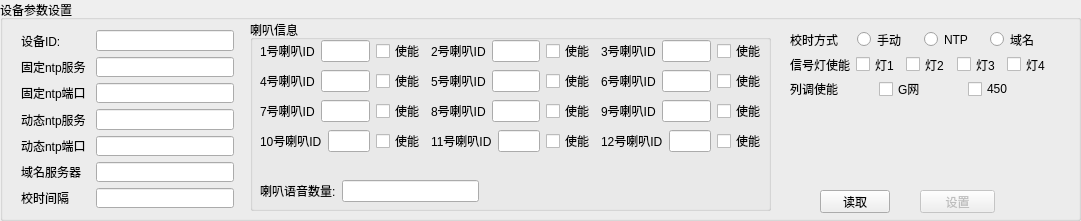
       <widget class="QGroupBox" name="groupBox_5">
        <property name="geometry">
         <rect>
          <x>6</x>
          <y>250</y>
          <width>1081</width>
          <height>221</height>
         </rect>
        </property>
        <property name="title">
         <string>设备参数设置</string>
        </property>
        <widget class="QPushButton" name="set_param_btn">
         <property name="enabled">
          <bool>false</bool>
         </property>
         <property name="geometry">
          <rect>
           <x>920</x>
           <y>190</y>
           <width>75</width>
           <height>23</height>
          </rect>
         </property>
         <property name="text">
          <string>设置</string>
         </property>
         <property name="checkable">
          <bool>false</bool>
         </property>
        </widget>
        <widget class="QPushButton" name="get_device_param_btn">
         <property name="geometry">
          <rect>
           <x>820</x>
           <y>190</y>
           <width>70</width>
           <height>23</height>
          </rect>
         </property>
         <property name="text">
          <string>读取</string>
         </property>
        </widget>
        <widget class="QWidget" name="layoutWidget">
         <property name="geometry">
          <rect>
           <x>21</x>
           <y>30</y>
           <width>213</width>
           <height>178</height>
          </rect>
         </property>
         <layout class="QGridLayout" name="gridLayout">
          <item row="1" column="0">
           <widget class="QLabel" name="label_16">
            <property name="text">
             <string>固定ntp服务</string>
            </property>
           </widget>
          </item>
          <item row="1" column="1" colspan="2">
           <widget class="QLineEdit" name="fixed_ntp_server">
            <property name="text">
             <string/>
            </property>
            <property name="readOnly">
             <bool>false</bool>
            </property>
           </widget>
          </item>
          <item row="2" column="0">
           <widget class="QLabel" name="label_17">
            <property name="text">
             <string>固定ntp端口</string>
            </property>
           </widget>
          </item>
          <item row="2" column="1" colspan="2">
           <widget class="QLineEdit" name="fixed_ntp_port">
            <property name="text">
             <string/>
            </property>
            <property name="readOnly">
             <bool>true</bool>
            </property>
           </widget>
          </item>
          <item row="3" column="0">
           <widget class="QLabel" name="label_24">
            <property name="text">
             <string>动态ntp服务</string>
            </property>
           </widget>
          </item>
          <item row="3" column="1" colspan="2">
           <widget class="QLineEdit" name="dynamic_ntp_server">
            <property name="text">
             <string/>
            </property>
            <property name="readOnly">
             <bool>false</bool>
            </property>
           </widget>
          </item>
          <item row="4" column="0">
           <widget class="QLabel" name="label_25">
            <property name="text">
             <string>动态ntp端口</string>
            </property>
           </widget>
          </item>
          <item row="4" column="1" colspan="2">
           <widget class="QLineEdit" name="dynamic_ntp_port">
            <property name="text">
             <string/>
            </property>
            <property name="readOnly">
             <bool>true</bool>
            </property>
           </widget>
          </item>
          <item row="5" column="0">
           <widget class="QLabel" name="label_26">
            <property name="text">
             <string>域名服务器</string>
            </property>
           </widget>
          </item>
          <item row="5" column="1" colspan="2">
           <widget class="QLineEdit" name="dns_analysis">
            <property name="text">
             <string/>
            </property>
            <property name="readOnly">
             <bool>false</bool>
            </property>
           </widget>
          </item>
          <item row="6" column="0">
           <widget class="QLabel" name="label_27">
            <property name="text">
             <string>校时间隔</string>
            </property>
           </widget>
          </item>
          <item row="6" column="1" colspan="2">
           <widget class="QLineEdit" name="ntp_interval">
            <property name="text">
             <string/>
            </property>
            <property name="readOnly">
             <bool>false</bool>
            </property>
           </widget>
          </item>
          <item row="0" column="0">
           <widget class="QLabel" name="label_28">
            <property name="text">
             <string>设备ID:</string>
            </property>
           </widget>
          </item>
          <item row="0" column="1" colspan="2">
           <widget class="QLineEdit" name="device_id_set">
            <property name="text">
             <string/>
            </property>
           </widget>
          </item>
         </layout>
        </widget>
        <widget class="QGroupBox" name="groupBox_9">
         <property name="geometry">
          <rect>
           <x>250</x>
           <y>20</y>
           <width>521</width>
           <height>191</height>
          </rect>
         </property>
         <property name="title">
          <string>喇叭信息</string>
         </property>
         <widget class="QWidget" name="layoutWidget_4">
          <property name="geometry">
           <rect>
            <x>10</x>
            <y>50</y>
            <width>506</width>
            <height>22</height>
           </rect>
          </property>
          <layout class="QHBoxLayout" name="horizontalLayout_13">
           <item>
            <widget class="QLabel" name="label_32">
             <property name="text">
              <string>4号喇叭ID</string>
             </property>
            </widget>
           </item>
           <item>
            <widget class="QLineEdit" name="speaker_4_id"/>
           </item>
           <item>
            <widget class="QCheckBox" name="speaker_4_enable">
             <property name="text">
              <string>使能</string>
             </property>
            </widget>
           </item>
           <item>
            <widget class="QLabel" name="label_33">
             <property name="text">
              <string>5号喇叭ID</string>
             </property>
            </widget>
           </item>
           <item>
            <widget class="QLineEdit" name="speaker_5_id"/>
           </item>
           <item>
            <widget class="QCheckBox" name="speaker_5_enable">
             <property name="text">
              <string>使能</string>
             </property>
            </widget>
           </item>
           <item>
            <widget class="QLabel" name="label_34">
             <property name="text">
              <string>6号喇叭ID</string>
             </property>
            </widget>
           </item>
           <item>
            <widget class="QLineEdit" name="speaker_6_id"/>
           </item>
           <item>
            <widget class="QCheckBox" name="speaker_6_enable">
             <property name="text">
              <string>使能</string>
             </property>
            </widget>
           </item>
          </layout>
         </widget>
         <widget class="QWidget" name="layoutWidget">
          <property name="geometry">
           <rect>
            <x>10</x>
            <y>20</y>
            <width>506</width>
            <height>22</height>
           </rect>
          </property>
          <layout class="QHBoxLayout" name="horizontalLayout_12">
           <item>
            <widget class="QLabel" name="label_18">
             <property name="text">
              <string>1号喇叭ID</string>
             </property>
            </widget>
           </item>
           <item>
            <widget class="QLineEdit" name="speaker_1_id"/>
           </item>
           <item>
            <widget class="QCheckBox" name="speaker_1_enable">
             <property name="text">
              <string>使能</string>
             </property>
            </widget>
           </item>
           <item>
            <widget class="QLabel" name="label_20">
             <property name="text">
              <string>2号喇叭ID</string>
             </property>
            </widget>
           </item>
           <item>
            <widget class="QLineEdit" name="speaker_2_id"/>
           </item>
           <item>
            <widget class="QCheckBox" name="speaker_2_enable">
             <property name="text">
              <string>使能</string>
             </property>
            </widget>
           </item>
           <item>
            <widget class="QLabel" name="label_31">
             <property name="text">
              <string>3号喇叭ID</string>
             </property>
            </widget>
           </item>
           <item>
            <widget class="QLineEdit" name="speaker_3_id"/>
           </item>
           <item>
            <widget class="QCheckBox" name="speaker_3_enable">
             <property name="text">
              <string>使能</string>
             </property>
            </widget>
           </item>
          </layout>
         </widget>
         <widget class="QWidget" name="layoutWidget">
          <property name="geometry">
           <rect>
            <x>10</x>
            <y>160</y>
            <width>219</width>
            <height>22</height>
           </rect>
          </property>
          <layout class="QHBoxLayout" name="horizontalLayout_14">
           <item>
            <widget class="QLabel" name="label_35">
             <property name="text">
              <string>喇叭语音数量:</string>
             </property>
            </widget>
           </item>
           <item>
            <widget class="QLineEdit" name="speaker_colunm_num"/>
           </item>
          </layout>
         </widget>
         <widget class="QWidget" name="layoutWidget_6">
          <property name="geometry">
           <rect>
            <x>10</x>
            <y>80</y>
            <width>506</width>
            <height>22</height>
           </rect>
          </property>
          <layout class="QHBoxLayout" name="horizontalLayout_24">
           <item>
            <widget class="QLabel" name="label_43">
             <property name="text">
              <string>7号喇叭ID</string>
             </property>
            </widget>
           </item>
           <item>
            <widget class="QLineEdit" name="speaker_7_id"/>
           </item>
           <item>
            <widget class="QCheckBox" name="speaker_7_enable">
             <property name="text">
              <string>使能</string>
             </property>
            </widget>
           </item>
           <item>
            <widget class="QLabel" name="label_44">
             <property name="text">
              <string>8号喇叭ID</string>
             </property>
            </widget>
           </item>
           <item>
            <widget class="QLineEdit" name="speaker_8_id"/>
           </item>
           <item>
            <widget class="QCheckBox" name="speaker_8_enable">
             <property name="text">
              <string>使能</string>
             </property>
            </widget>
           </item>
           <item>
            <widget class="QLabel" name="label_45">
             <property name="text">
              <string>9号喇叭ID</string>
             </property>
            </widget>
           </item>
           <item>
            <widget class="QLineEdit" name="speaker_9_id"/>
           </item>
           <item>
            <widget class="QCheckBox" name="speaker_9_enable">
             <property name="text">
              <string>使能</string>
             </property>
            </widget>
           </item>
          </layout>
         </widget>
         <widget class="QWidget" name="layoutWidget_7">
          <property name="geometry">
           <rect>
            <x>10</x>
            <y>110</y>
            <width>506</width>
            <height>22</height>
           </rect>
          </property>
          <layout class="QHBoxLayout" name="horizontalLayout_25">
           <item>
            <widget class="QLabel" name="label_46">
             <property name="text">
              <string>10号喇叭ID</string>
             </property>
            </widget>
           </item>
           <item>
            <widget class="QLineEdit" name="speaker_10_id"/>
           </item>
           <item>
            <widget class="QCheckBox" name="speaker_10_enable">
             <property name="text">
              <string>使能</string>
             </property>
            </widget>
           </item>
           <item>
            <widget class="QLabel" name="label_47">
             <property name="text">
              <string>11号喇叭ID</string>
             </property>
            </widget>
           </item>
           <item>
            <widget class="QLineEdit" name="speaker_11_id"/>
           </item>
           <item>
            <widget class="QCheckBox" name="speaker_11_enable">
             <property name="text">
              <string>使能</string>
             </property>
            </widget>
           </item>
           <item>
            <widget class="QLabel" name="label_48">
             <property name="text">
              <string>12号喇叭ID</string>
             </property>
            </widget>
           </item>
           <item>
            <widget class="QLineEdit" name="speaker_12_id"/>
           </item>
           <item>
            <widget class="QCheckBox" name="speaker_12_enable">
             <property name="text">
              <string>使能</string>
             </property>
            </widget>
           </item>
          </layout>
         </widget>
        </widget>
        <widget class="QWidget" name="layoutWidget">
         <property name="geometry">
          <rect>
           <x>790</x>
           <y>30</y>
           <width>261</width>
           <height>68</height>
          </rect>
         </property>
         <layout class="QVBoxLayout" name="verticalLayout_2">
          <item>
           <layout class="QHBoxLayout" name="horizontalLayout_7">
            <item>
             <widget class="QLabel" name="label_21">
              <property name="text">
               <string>校时方式</string>
              </property>
             </widget>
            </item>
            <item>
             <widget class="QRadioButton" name="ntp_man">
              <property name="text">
               <string>手动</string>
              </property>
              <attribute name="buttonGroup">
               <string notr="true">buttonGroup</string>
              </attribute>
             </widget>
            </item>
            <item>
             <widget class="QRadioButton" name="ntp_ntp">
              <property name="text">
               <string>NTP</string>
              </property>
              <attribute name="buttonGroup">
               <string notr="true">buttonGroup</string>
              </attribute>
             </widget>
            </item>
            <item>
             <widget class="QRadioButton" name="ntp_dn">
              <property name="text">
               <string>域名</string>
              </property>
              <attribute name="buttonGroup">
               <string notr="true">buttonGroup</string>
              </attribute>
             </widget>
            </item>
           </layout>
          </item>
          <item>
           <layout class="QHBoxLayout" name="horizontalLayout_9">
            <item>
             <widget class="QLabel" name="label_22">
              <property name="text">
               <string>信号灯使能</string>
              </property>
             </widget>
            </item>
            <item>
             <widget class="QCheckBox" name="light_1_enable">
              <property name="text">
               <string>灯1</string>
              </property>
             </widget>
            </item>
            <item>
             <widget class="QCheckBox" name="light_2_enable">
              <property name="text">
               <string>灯2</string>
              </property>
             </widget>
            </item>
            <item>
             <widget class="QCheckBox" name="light_3_enable">
              <property name="text">
               <string>灯3</string>
              </property>
             </widget>
            </item>
            <item>
             <widget class="QCheckBox" name="light_4_enable">
              <property name="text">
               <string>灯4</string>
              </property>
             </widget>
            </item>
           </layout>
          </item>
          <item>
           <layout class="QHBoxLayout" name="horizontalLayout_10">
            <item>
             <widget class="QLabel" name="label_23">
              <property name="text">
               <string>列调使能</string>
              </property>
             </widget>
            </item>
            <item>
             <widget class="QCheckBox" name="g_net_checkbox">
              <property name="text">
               <string>G网</string>
              </property>
             </widget>
            </item>
            <item>
             <widget class="QCheckBox" name="intercom_checkbox">
              <property name="text">
               <string>450</string>
              </property>
             </widget>
            </item>
           </layout>
          </item>
         </layout>
        </widget>
       </widget>
